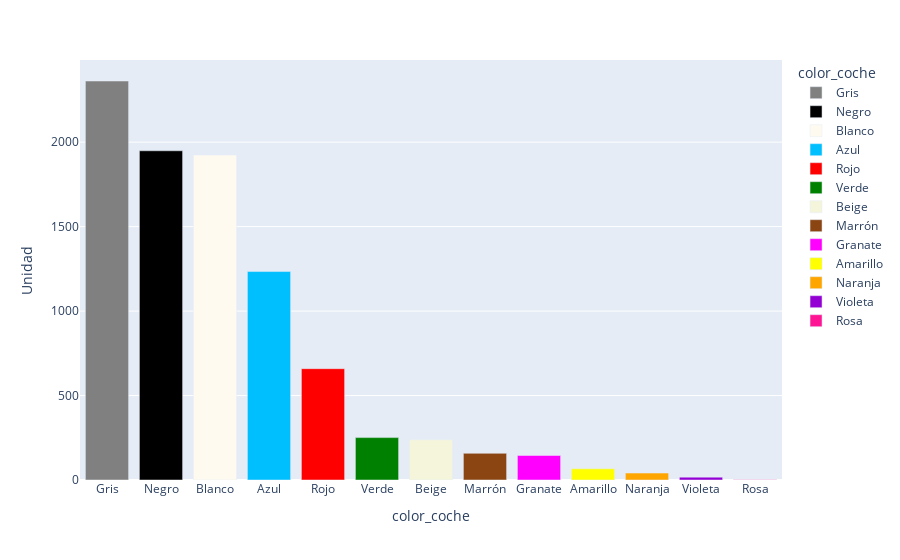

Notebook cell for this chart:
### Code cell
#¿Cómo es la venta por colores?
colores=analisis.groupby(['color_coche'])['Unidad'].sum().reset_index().sort_values('Unidad',ascending=False)

fig = px.bar(colores, x='color_coche', y='Unidad',color='color_coche',color_discrete_map={'Gris':'grey',
                                 'Negro':'black',
                                 'Blanco':'floralwhite','Azul':'deepskyblue',
                                 'Rojo':'red',
                                 'Verde':'green',
                                 'Beige':'beige','Marrón':'saddlebrown',
                                 
                                 'Granate':'magenta',
                                 'Amarillo':'yellow',
                                 'Naranja':'orange',
                                 'Violeta':'darkviolet',
                                 'Rosa':'deeppink',
                                 })
fig.show()

### Figure 1 — Plotly figure (JSON) as saved in the notebook; plotly's stock layout.template omitted (floating-point values rounded to 4 significant figures)
{"data": [{"alignmentgroup": "True", "hovertemplate": "color_coche=%{x}<br>Unidad=%{y}<extra></extra>", "legendgroup": "Gris", "marker": {"color": "grey", "pattern": {"shape": ""}}, "name": "Gris", "offsetgroup": "Gris", "orientation": "v", "showlegend": true, "textposition": "auto", "type": "bar", "x": ["Gris"], "xaxis": "x", "y": [2362], "yaxis": "y"}, {"alignmentgroup": "True", "hovertemplate": "color_coche=%{x}<br>Unidad=%{y}<extra></extra>", "legendgroup": "Negro", "marker": {"color": "black", "pattern": {"shape": ""}}, "name": "Negro", "offsetgroup": "Negro", "orientation": "v", "showlegend": true, "textposition": "auto", "type": "bar", "x": ["Negro"], "xaxis": "x", "y": [1949], "yaxis": "y"}, {"alignmentgroup": "True", "hovertemplate": "color_coche=%{x}<br>Unidad=%{y}<extra></extra>", "legendgroup": "Blanco", "marker": {"color": "floralwhite", "pattern": {"shape": ""}}, "name": "Blanco", "offsetgroup": "Blanco", "orientation": "v", "showlegend": true, "textposition": "auto", "type": "bar", "x": ["Blanco"], "xaxis": "x", "y": [1924], "yaxis": "y"}, {"alignmentgroup": "True", "hovertemplate": "color_coche=%{x}<br>Unidad=%{y}<extra></extra>", "legendgroup": "Azul", "marker": {"color": "deepskyblue", "pattern": {"shape": ""}}, "name": "Azul", "offsetgroup": "Azul", "orientation": "v", "showlegend": true, "textposition": "auto", "type": "bar", "x": ["Azul"], "xaxis": "x", "y": [1234], "yaxis": "y"}, {"alignmentgroup": "True", "hovertemplate": "color_coche=%{x}<br>Unidad=%{y}<extra></extra>", "legendgroup": "Rojo", "marker": {"color": "red", "pattern": {"shape": ""}}, "name": "Rojo", "offsetgroup": "Rojo", "orientation": "v", "showlegend": true, "textposition": "auto", "type": "bar", "x": ["Rojo"], "xaxis": "x", "y": [659], "yaxis": "y"}, {"alignmentgroup": "True", "hovertemplate": "color_coche=%{x}<br>Unidad=%{y}<extra></extra>", "legendgroup": "Verde", "marker": {"color": "green", "pattern": {"shape": ""}}, "name": "Verde", "offsetgroup": "Verde", "orientation": "v", "showlegend": true, "textposition": "auto", "type": "bar", "x": ["Verde"], "xaxis": "x", "y": [251], "yaxis": "y"}, {"alignmentgroup": "True", "hovertemplate": "color_coche=%{x}<br>Unidad=%{y}<extra></extra>", "legendgroup": "Beige", "marker": {"color": "beige", "pattern": {"shape": ""}}, "name": "Beige", "offsetgroup": "Beige", "orientation": "v", "showlegend": true, "textposition": "auto", "type": "bar", "x": ["Beige"], "xaxis": "x", "y": [238], "yaxis": "y"}, {"alignmentgroup": "True", "hovertemplate": "color_coche=%{x}<br>Unidad=%{y}<extra></extra>", "legendgroup": "Marrón", "marker": {"color": "saddlebrown", "pattern": {"shape": ""}}, "name": "Marrón", "offsetgroup": "Marrón", "orientation": "v", "showlegend": true, "textposition": "auto", "type": "bar", "x": ["Marrón"], "xaxis": "x", "y": [158], "yaxis": "y"}, {"alignmentgroup": "True", "hovertemplate": "color_coche=%{x}<br>Unidad=%{y}<extra></extra>", "legendgroup": "Granate", "marker": {"color": "magenta", "pattern": {"shape": ""}}, "name": "Granate", "offsetgroup": "Granate", "orientation": "v", "showlegend": true, "textposition": "auto", "type": "bar", "x": ["Granate"], "xaxis": "x", "y": [145], "yaxis": "y"}, {"alignmentgroup": "True", "hovertemplate": "color_coche=%{x}<br>Unidad=%{y}<extra></extra>", "legendgroup": "Amarillo", "marker": {"color": "yellow", "pattern": {"shape": ""}}, "name": "Amarillo", "offsetgroup": "Amarillo", "orientation": "v", "showlegend": true, "textposition": "auto", "type": "bar", "x": ["Amarillo"], "xaxis": "x", "y": [66], "yaxis": "y"}, {"alignmentgroup": "True", "hovertemplate": "color_coche=%{x}<br>Unidad=%{y}<extra></extra>", "legendgroup": "Naranja", "marker": {"color": "orange", "pattern": {"shape": ""}}, "name": "Naranja", "offsetgroup": "Naranja", "orientation": "v", "showlegend": true, "textposition": "auto", "type": "bar", "x": ["Naranja"], "xaxis": "x", "y": [41], "yaxis": "y"}, {"alignmentgroup": "True", "hovertemplate": "color_coche=%{x}<br>Unidad=%{y}<extra></extra>", "legendgroup": "Violeta", "marker": {"color": "darkviolet", "pattern": {"shape": ""}}, "name": "Violeta", "offsetgroup": "Violeta", "orientation": "v", "showlegend": true, "textposition": "auto", "type": "bar", "x": ["Violeta"], "xaxis": "x", "y": [17], "yaxis": "y"}, {"alignmentgroup": "True", "hovertemplate": "color_coche=%{x}<br>Unidad=%{y}<extra></extra>", "legendgroup": "Rosa", "marker": {"color": "deeppink", "pattern": {"shape": ""}}, "name": "Rosa", "offsetgroup": "Rosa", "orientation": "v", "showlegend": true, "textposition": "auto", "type": "bar", "x": ["Rosa"], "xaxis": "x", "y": [1], "yaxis": "y"}], "layout": {"barmode": "relative", "legend": {"title": {"text": "color_coche"}, "tracegroupgap": 0}, "margin": {"t": 60}, "xaxis": {"anchor": "y", "categoryarray": ["Gris", "Negro", "Blanco", "Azul", "Rojo", "Verde", "Beige", "Marrón", "Granate", "Amarillo", "Naranja", "Violeta", "Rosa"], "categoryorder": "array", "domain": [0, 1], "title": {"text": "color_coche"}}, "yaxis": {"anchor": "x", "domain": [0, 1], "title": {"text": "Unidad"}}}}
